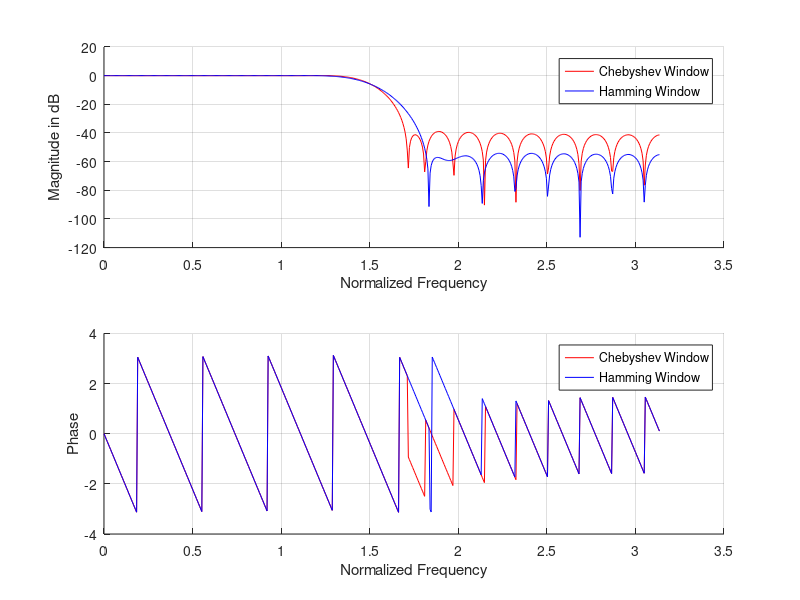

Here is the MATLAB script that generated this plot:
n = 34;
wn = 0.48;
b = fir1(n,wn,chebwin(n+1, 30));
c = fir1(n,wn);
[h1, w1] = freqz(b);
[h2, w2] = freqz(c);
figure
subplot(2,1,1)
hold on
plot(w1,20*log10(abs(h1)),'r');
plot(w2,20*log10(abs(h2)),'b');
hold off
xlabel('Normalized Frequency');
ylabel('Magnitude in dB');
legend('Chebyshev Window','Hamming Window');
grid
subplot(2,1,2)
hold on
plot(w1,angle(h1),'r');
plot(w2,angle(h2),'b');
hold off
xlabel('Normalized Frequency');
ylabel('Phase');
legend('Chebyshev Window','Hamming Window');
grid